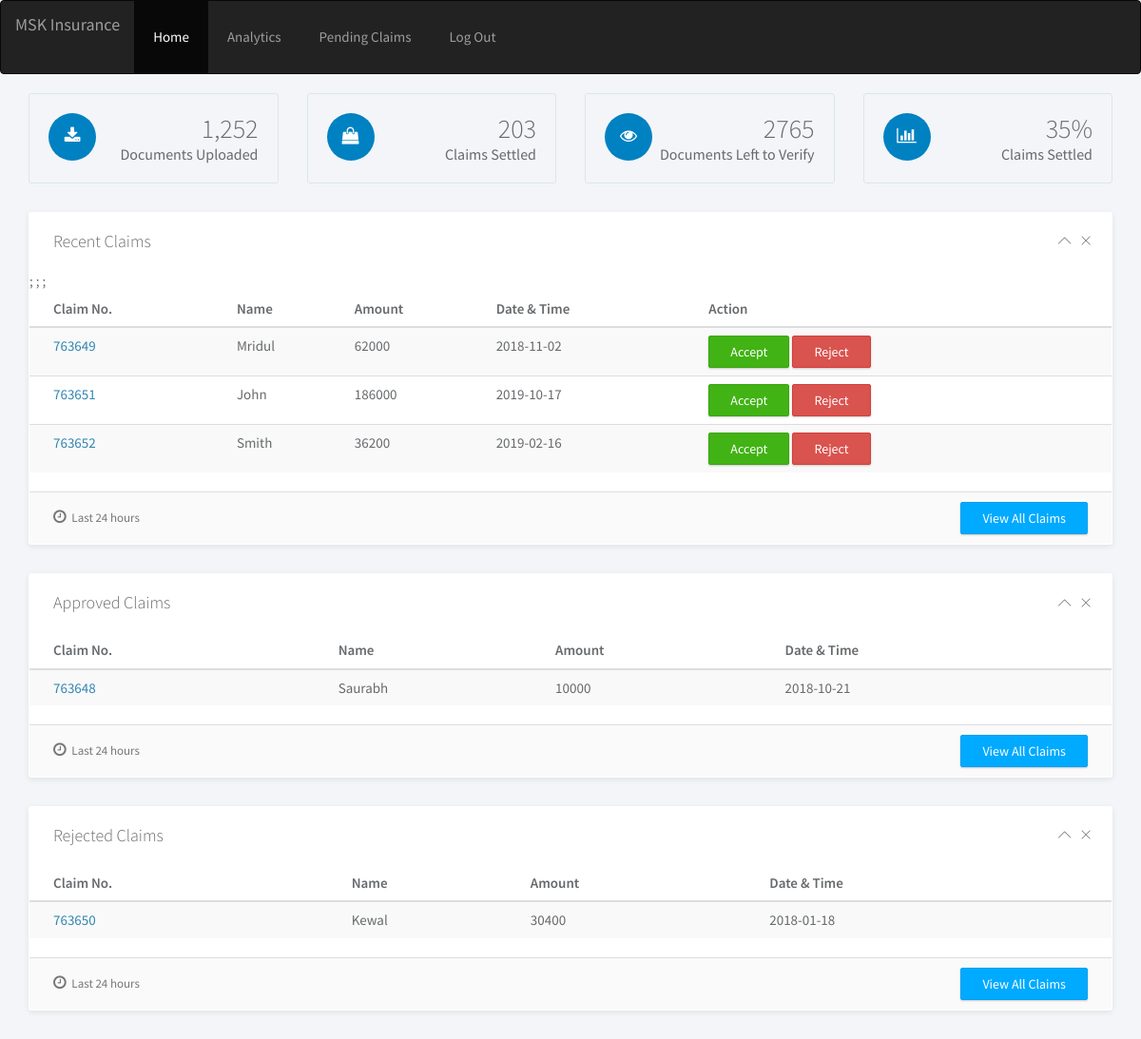
Page /newdash.php on the committed database.
### tables this page shows
CREATE TABLE `recent_claims` (
  `claim_no` int(11) NOT NULL,
  `username` varchar(30) NOT NULL,
  `amount` int(11) NOT NULL,
  `date` date NOT NULL,
  `claim_status` varchar(20) NOT NULL
);

### newdash.php (the view, shortened to what this page needs)
<?php
			$conn = new mysqli('localhost', 'root', '', 'medi_claim');
?>
<!DOCTYPE html>
<html>
<head>
	<link rel="stylesheet" href="assets/vendor/bootstrap/css/bootstrap.min.css">
	<link rel="stylesheet" href="assets/vendor/font-awesome/css/font-awesome.min.css">
	<link rel="stylesheet" href="assets/vendor/linearicons/style.css">
	<link rel="stylesheet" href="assets/vendor/chartist/css/chartist-custom.css">
	<link rel="stylesheet" href="assets/css/main.css">
	<link rel="stylesheet" href="assets/css/demo.css">
</head>
<body>
	<nav class="navbar navbar-inverse">
	  <div class="container-fluid">
	    <div class="navbar-header">
	      <a class="navbar-brand" href="#">MSK Insurance</a>
	    </div>
	    <ul class="nav navbar-nav">
	      <li class="active"><a href="#">Home</a></li>
	      <li><a href="#">Analytics</a></li>
	      <li><a href="#">Pending Claims</a></li>
	      <li><a href="#">Log Out</a></li>
	    </ul>
	  </div>
	</nav>
<div class="container">
	<div class="row">
								<div class="col-md-3">
									<div class="metric">
										<span class="icon"><i class="fa fa-download"></i></span>
										<p>
											<span class="number">1,252</span>
											<span class="title">Documents Uploaded</span>
										</p>
									</div>
								</div>
								<div class="col-md-3">
									<div class="metric">
										<span class="icon"><i class="fa fa-shopping-bag"></i></span>
										<p>
											<span class="number">203</span>
											<span class="title">Claims Settled</span>
										</p>
									</div>
								</div>
								<div class="col-md-3">
									<div class="metric">
										<span class="icon"><i class="fa fa-eye"></i></span>
										<p>
											<span class="number">2765</span>
											<span class="title">Documents Left to Verify</span>
										</p>
									</div>
								</div>
								<div class="col-md-3">
									<div class="metric">
										<span class="icon"><i class="fa fa-bar-chart"></i></span>
										<p>
											<span class="number">35%</span>
											<span class="title">Claims Settled</span>
										</p>
									</div>
								</div>
							</div>
						</div>
		<div class="container">
							<div class="panel">
								<div class="panel-heading">
									<h3 class="panel-title">Recent Claims</h3>
									<div class="right">
										<button type="button" class="btn-toggle-collapse"><i class="lnr lnr-chevron-up"></i></button>
										<button type="button" class="btn-remove"><i class="lnr lnr-cross"></i></button>
									</div>
								</div>
								<div class="panel-body no-padding">
									<table class="table table-striped">
										<thead>
											<tr>
												<th>Claim No.</th>
												<th>Name</th>
												<th>Amount</th>
												<th>Date &amp; Time</th>
												<th>Action</th>
											</tr>
										</thead>
										<tbody>
											<?php
												$sql = "SELECT * FROM recent_claims";
												$result = $conn->query($sql);
												while($row = $result->fetch_assoc()) {
													if($row["claim_status"]=="PENDING")
													{
														echo '<tr>
														<td><a href="#">'.$row["claim_no"].'</a></td>
														<td>'.$row["username"].'</td>
														<td>'.$row["amount"].'</td>
														<td>'.$row["date"].'</td>;
														<td>
															<form action="newdash.php" method="post">
																<button type="submit" id="trial" class="btn btn-success" name="user_accept" value="'.$row["username"].'">Accept</button>
																<button type="submit" id="trial" class="btn btn-danger" name="user_reject" value="'.$row["username"].'">Reject</button>
															</form>
														</td>';
													 }
												}
											?>
										</tbody>
									</table>
								</div>
								<div class="panel-footer">
									<div class="row">
										<div class="col-md-6"><span class="panel-note"><i class="fa fa-clock-o"></i> Last 24 hours</span></div>
										<div class="col-md-6 text-right"><a href="#" class="btn btn-primary">View All Claims</a></div>
									</div>
								</div>
							</div>
														<div class="panel">
								<div class="panel-heading">
									<h3 class="panel-title">Approved Claims</h3>
									<div class="right">
										<button type="button" class="btn-toggle-collapse"><i class="lnr lnr-chevron-up"></i></button>
										<button type="button" class="btn-remove"><i class="lnr lnr-cross"></i></button>
									</div>
								</div>
								<div class="panel-body no-padding">
									<table class="table table-striped">
										<thead>
											<tr>
												<th>Claim No.</th>
												<th>Name</th>
												<th>Amount</th>
												<th>Date &amp; Time</th>
											</tr>
										</thead>
										<tbody>
											<?php
												$sql = "SELECT * FROM recent_claims";
												$result = $conn->query($sql);
												while($row = $result->fetch_assoc()) {
													if($row["claim_status"]=="APPROVED")
													{
														echo '<tr>
														<td><a href="#">'.$row["claim_no"].'</a></td>
														<td>'.$row["username"].'</td>
														<td>'.$row["amount"].'</td>
														<td>'.$row["date"].'</td>';
													 }
												}
											?>
										</tbody>
									</table>
								</div>
								<div class="panel-footer">
									<div class="row">
										<div class="col-md-6"><span class="panel-note"><i class="fa fa-clock-o"></i> Last 24 hours</span></div>
										<div class="col-md-6 text-right"><a href="#" class="btn btn-primary">View All Claims</a></div>
									</div>
								</div>
							</div>
														<div class="panel">
								<div class="panel-heading">
									<h3 class="panel-title">Rejected Claims</h3>
									<div class="right">
										<button type="button" class="btn-toggle-collapse"><i class="lnr lnr-chevron-up"></i></button>
										<button type="button" class="btn-remove"><i class="lnr lnr-cross"></i></button>
									</div>
								</div>
								<div class="panel-body no-padding">
									<table class="table table-striped">
										<thead>
											<tr>
												<th>Claim No.</th>
												<th>Name</th>
												<th>Amount</th>
												<th>Date &amp; Time</th>
											</tr>
										</thead>
										<tbody>
											<?php
												$sql = "SELECT * FROM recent_claims";
												$result = $conn->query($sql);
												while($row = $result->fetch_assoc()) {
													if($row["claim_status"]=="REJECTED")
													{
														echo '<tr>
														<td><a href="#">'.$row["claim_no"].'</a></td>
														<td>'.$row["username"].'</td>
														<td>'.$row["amount"].'</td>
														<td>'.$row["date"].'</td>';
													 }
												}
											?>
										</tbody>
									</table>
								</div>
								<div class="panel-footer">
									<div class="row">
										<div class="col-md-6"><span class="panel-note"><i class="fa fa-clock-o"></i> Last 24 hours</span></div>
										<div class="col-md-6 text-right"><a href="#" class="btn btn-primary">View All Claims</a></div>
									</div>
								</div>
							</div>
						</div>
</body>
</html>

### assets/css/main.css (style rules this page uses)
html { position: relative; min-height: 100%; }
body { background-color: #F3F5F8; font-family: "Source Sans Pro", sans-serif; font-size: 15px; color: #676a6d; }
a { color: #3287B2; }
th { font-weight: 600; }
.navbar-nav > li > a { padding: 28px 20px; }
.btn { -webkit-border-radius: 2px; -moz-border-radius: 2px; border-radius: 2px; -moz-box-shadow: 0px 1px 2px 0 rgba(0, 0, 0, 0.2); -webkit-box-shadow: 0px 1px 2px 0 rgba(0, 0, 0, 0.2); box-shadow: 0px 1px 2px 0 rgba(0, 0, 0, 0.2); padding: 6px 22px; }
.btn-primary { background-color: #00AAFF; border-color: #00a0f0; }
.btn-success { background-color: #41B314; border-color: #3ca512; }
.panel { -webkit-border-radius: 3px; -moz-border-radius: 3px; border-radius: 3px; -moz-box-shadow: 0 2px 6px rgba(0, 0, 0, 0.08); -webkit-box-shadow: 0 2px 6px rgba(0, 0, 0, 0.08); box-shadow: 0 2px 6px rgba(0, 0, 0, 0.08); background-color: #fff; margin-bottom: 30px; }
.panel .panel-heading, .panel .panel-body, .panel .panel-footer { padding-left: 25px; padding-right: 25px; }
.panel .panel-heading { padding-top: 20px; padding-bottom: 20px; position: relative; }
.panel .panel-heading .panel-title { margin: 0; font-size: 18px; font-weight: 300; }
.panel .panel-heading button { padding: 0; margin-left: 5px; background-color: transparent; border: none; outline: none; }
.panel .panel-heading button i { font-size: 14px; }
.panel .panel-body { padding-top: 10px; padding-bottom: 15px; }
.panel .panel-note { font-size: 13px; line-height: 2.6; color: #777777; }
.panel .panel-note i { font-size: 16px; margin-right: 3px; }
.panel .right { position: absolute; right: 20px; top: 32%; }
.panel .table > thead > tr > td:first-child, .panel .table > thead > tr > th:first-child, .panel .table > tbody > tr > td:first-child, .panel .table > tbody > tr > th:first-child, .panel .table > tfoot > tr > td:first-child, .panel .table > tfoot > tr > th:first-child { padding-left: 25px; }
.panel .table > thead > tr > td:last-child, .panel .table > thead > tr > th:last-child, .panel .table > tbody > tr > td:last-child, .panel .table > tbody > tr > th:last-child, .panel .table > tfoot > tr > td:last-child, .panel .table > tfoot > tr > th:last-child { padding-left: 25px; }
.panel-footer { background-color: #fafafa; }
.metric { -webkit-border-radius: 3px; -moz-border-radius: 3px; border-radius: 3px; padding: 20px; margin-bottom: 30px; border: 1px solid #DCE6EB; }
.metric .icon { -webkit-border-radius: 50%; -moz-border-radius: 50%; border-radius: 50%; float: left; width: 50px; height: 50px; line-height: 50px; background-color: #0081c2; text-align: center; }
.metric .icon i { font-size: 18px; color: #fff; }
.metric p { margin-bottom: 0; line-height: 1.2; text-align: right; }
.metric .number { display: block; font-size: 28px; font-weight: 300; }
.metric .title { font-size: 16px; }
.no-padding { padding: 0 !important; }

### rows in the picture
recent_claims: claim_no "763649", username "Mridul", amount "62000", date "2018-11-02"
recent_claims: claim_no "763651", username "John", amount "186000", date "2019-10-17"
recent_claims: claim_no "763652", username "Smith", amount "36200", date "2019-02-16"
recent_claims: claim_no "763648", username "Saurabh", amount "10000", date "2018-10-21"
recent_claims: claim_no "763650", username "Kewal", amount "30400", date "2018-01-18"
